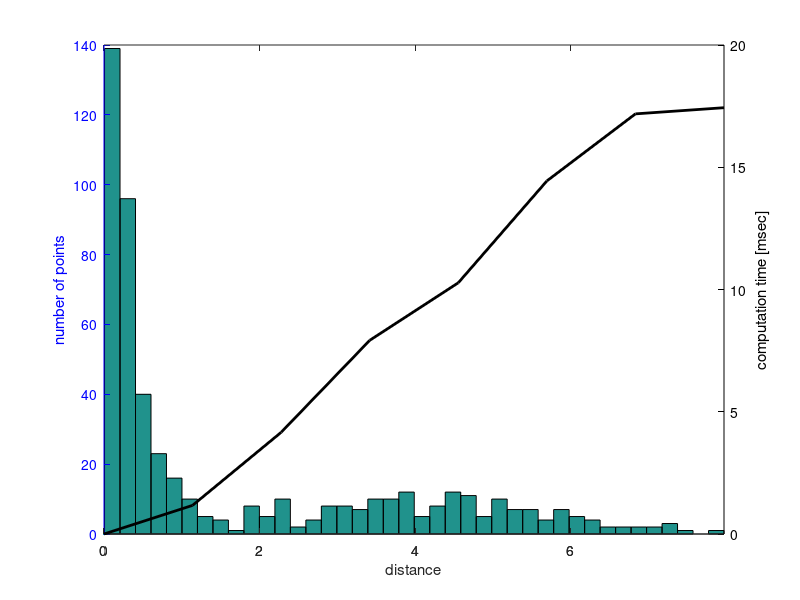
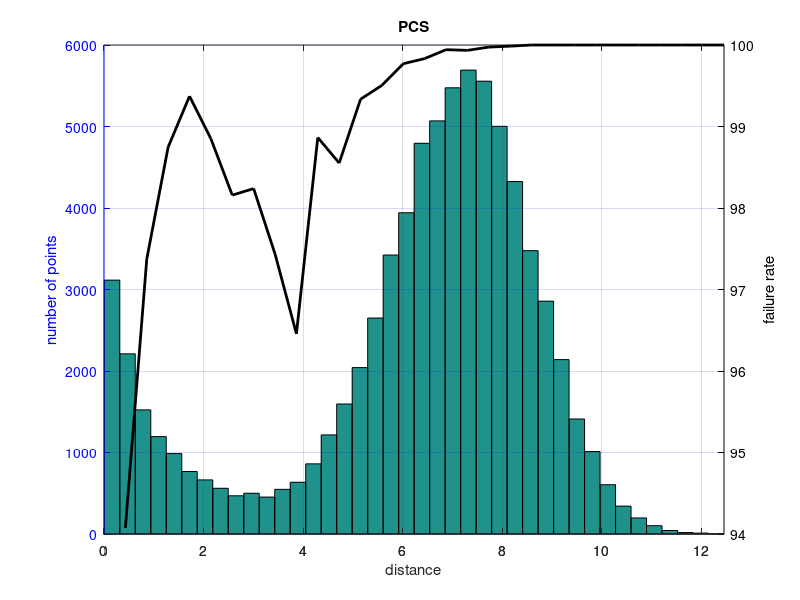
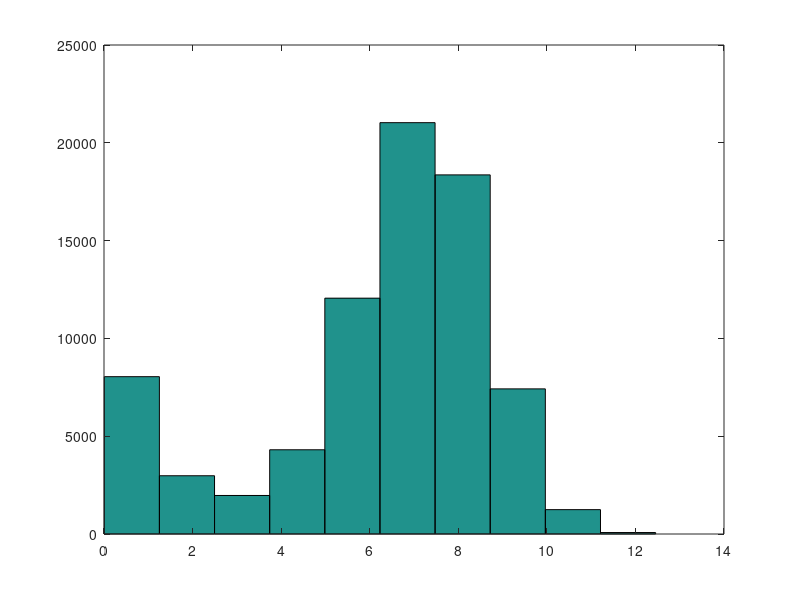

MATLAB code to generate these figures, in order:
% In this test, I test failure rate of local connections while considering
% the ABB joint limits and obstacles. 
% The success rate is also tracked to calculate visibility.
% last updated: 08/29/17

% rss_rbs_verification.txt
% seed: 1506116279
% Results in the above files in this form:
% f << {success} << " " << {path verified} << " " << {distance between confs.} << " " << rbs_time << endl;

clear all
clc

D = load('rss_rbs_verification_withObs.txt');
% D = load('rss_rbs_verification_withObs_env1.txt');
% D = load('rss_rbs_verification_withObs_env2.txt');

% D = D(1:5e4,:);

%% Verification

suc = D(:,1)==1;
verf = D(:,2)==1;

disp(['Results of ' num2str(size(D,1)) ' local-connection queries.']);

disp(['Percent of successful local-connections that were verified: ' num2str(sum(verf & suc)/sum(suc)*100) '%']);

%%

disp(['Avg. runtime for successful local-connection: ' num2str(mean(D(suc,4))*1e3)  ' +/- ' num2str(std(D(suc,4))/sqrt(size(D(suc,4),1))*1e3) ' msec ']);
disp(['Avg. runtime for failed local-connection: ' num2str(mean(D(~suc,4))*1e3)  ' +/- ' num2str(std(D(suc,4))/sqrt(size(D(~suc,4),1))*1e3) ' msec ']);

disp(['Success rate/visibility for the RBS: ' num2str(sum(suc)/size(D,1)*100) '%']);

%% Runtime

clear td d
Dd = D(suc,3);
Td = D(suc,4);
max_d = max(Dd);
d = linspace(0, max_d, 8);
for i = 2:length(d)
    M = Td(Dd>=d(i-1) & Dd<d(i));
    td(i) = mean(M);
end
td(1) = 0;

figure(1)
hist(Dd, 40);
hold on
[hAx,hLine1,hLine2] = plotyy(0,0,d, td*1000);
hold off
set(hLine2,'color','k','linewidth',2)
set(hAx,{'ycolor'},{'b';'k'})
xlabel('distance');
ylabel(hAx(1),'number of points');
ylabel(hAx(2),'computation time [msec]');
% ylim(hAx(1),[0 8500]);
% ylim(hAx(2),[0 0.12]);

%% Check uniformity

figure(3)
hist(D(:,3));

%% Visibility

clear V d
Dd = D(:,3);
max_d = max(Dd);
d = linspace(0, max_d, 30);
for i = 2:length(d)
    S = D(D(:,3)>=d(i-1) & D(:,3)<d(i), 1);
    V(i-1) = (1-sum(S)/length(S)) * 100;
end
% V(1) = 100;

figure(2)
hist(Dd, 40);
hold on
[hAx,hLine1,hLine2] = plotyy(0,0, d(2:end), V);
hold off
set(hLine2,'color','k','linewidth',2)
set(hAx,{'ycolor'},{'b';'k'})
xlabel('distance');
ylabel(hAx(2),'failure rate');
ylabel(hAx(1),'number of points');
title('PCS');
grid on